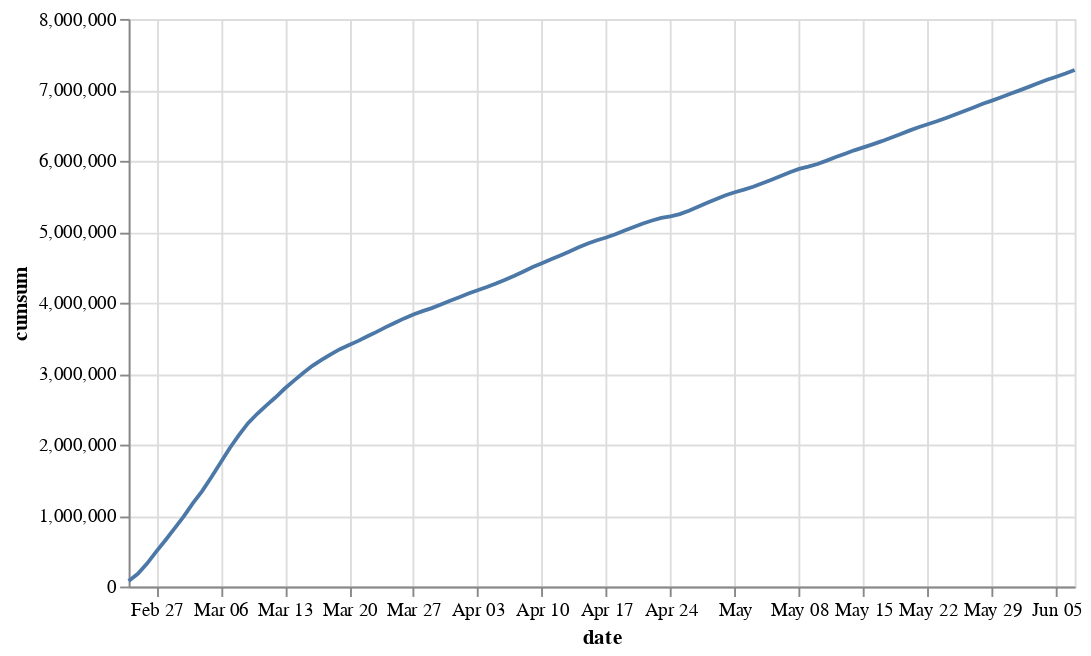

Notebook code cell kept with this figure:
### Code cell
alt.Chart(total_df).mark_line().encode(x="date:T", y="cumsum").properties(width=500)

### Figure 1 — Vega-Lite specification as saved in the notebook (floating-point values rounded to 4 significant figures)
{"config": {"view": {"continuousWidth": 400, "continuousHeight": 300}}, "data": {"name": "data-a79a6007b6917266f16918e663e338b1"}, "mark": "line", "encoding": {"x": {"field": "date", "type": "temporal"}, "y": {"field": "cumsum", "type": "quantitative"}}, "width": 500, "$schema": "https://vega.github.io/schema/vega-lite/v4.17.0.json", "datasets": {"data-a79a6007b6917266f16918e663e338b1": [{"date": "2022-02-24", "individuals": 79209, "cumsum": 79209}, {"date": "2022-02-25", "individuals": 100391, "cumsum": 179600}, {"date": "2022-02-26", "individuals": 143310, "cumsum": 322910}, {"date": "2022-02-27", "individuals": 167748, "cumsum": 490658}, {"date": "2022-02-28", "individuals": 162087, "cumsum": 652745}, {"date": "2022-03-01", "individuals": 166391, "cumsum": 819136}, {"date": "2022-03-02", "individuals": 170874, "cumsum": 990010}, {"date": "2022-03-03", "individuals": 184205, "cumsum": 1174215}, {"date": "2022-03-04", "individuals": 170175, "cumsum": 1344390}, {"date": "2022-03-05", "individuals": 196748, "cumsum": 1541138}, {"date": "2022-03-06", "individuals": 202599, "cumsum": 1743737}, {"date": "2022-03-07", "individuals": 206079, "cumsum": 1949816}, {"date": "2022-03-08", "individuals": 183873, "cumsum": 2133689}, {"date": "2022-03-09", "individuals": 168532, "cumsum": 2302221}, {"date": "2022-03-10", "individuals": 132387, "cumsum": 2434608}, {"date": "2022-03-11", "individuals": 119293, "cumsum": 2553901}, {"date": "2022-03-12", "individuals": 113455, "cumsum": 2667356}, {"date": "2022-03-13", "individuals": 123339, "cumsum": 2790695}, {"date": "2022-03-14", "individuals": 110946, "cumsum": 2901641}, {"date": "2022-03-15", "individuals": 107304, "cumsum": 3008945}, {"date": "2022-03-16", "individuals": 100961, "cumsum": 3109906}, {"date": "2022-03-17", "individuals": 83588, "cumsum": 3193494}, {"date": "2022-03-18", "individuals": 78911, "cumsum": 3272405}, {"date": "2022-03-19", "individuals": 72754, "cumsum": 3345159}, {"date": "2022-03-20", "individuals": 58318, "cumsum": 3403477}, {"date": "2022-03-21", "individuals": 58828, "cumsum": 3462305}, {"date": "2022-03-22", "individuals": 64207, "cumsum": 3526512}, {"date": "2022-03-23", "individuals": 62451, "cumsum": 3588963}, {"date": "2022-03-24", "individuals": 66573, "cumsum": 3655536}, {"date": "2022-03-25", "individuals": 62764, "cumsum": 3718300}, {"date": "2022-03-26", "individuals": 60997, "cumsum": 3779297}, {"date": "2022-03-27", "individuals": 53971, "cumsum": 3833268}, {"date": "2022-03-28", "individuals": 48194, "cumsum": 3881462}, {"date": "2022-03-29", "individuals": 42488, "cumsum": 3923950}, {"date": "2022-03-30", "individuals": 51414, "cumsum": 3975364}, {"date": "2022-03-31", "individuals": 53187, "cumsum": 4028551}, {"date": "2022-04-01", "individuals": 48974, "cumsum": 4077525}, {"date": "2022-04-02", "individuals": 51068, "cumsum": 4128593}, {"date": "2022-04-03", "individuals": 47588, "cumsum": 4176181}, {"date": "2022-04-04", "individuals": 44803, "cumsum": 4220984}, {"date": "2022-04-05", "individuals": 49220, "cumsum": 4270204}, {"date": "2022-04-06", "individuals": 55071, "cumsum": 4325275}, {"date": "2022-04-07", "individuals": 55537, "cumsum": 4380812}, {"date": "2022-04-08", "individuals": 59415, "cumsum": 4440227}, {"date": "2022-04-09", "individuals": 62374, "cumsum": 4502601}, {"date": "2022-04-10", "individuals": 55177, "cumsum": 4557778}, {"date": "2022-04-11", "individuals": 53775, "cumsum": 4611553}, {"date": "2022-04-12", "individuals": 55066, "cumsum": 4666619}, {"date": "2022-04-13", "individuals": 55667, "cumsum": 4722286}, {"date": "2022-04-14", "individuals": 58565, "cumsum": 4780851}, {"date": "2022-04-15", "individuals": 54284, "cumsum": 4835135}, {"date": "2022-04-16", "individuals": 45465, "cumsum": 4880600}, {"date": "2022-04-17", "individuals": 38391, "cumsum": 4918991}, {"date": "2022-04-18", "individuals": 44838, "cumsum": 4963829}, {"date": "2022-04-19", "individuals": 53822, "cumsum": 5017651}, {"date": "2022-04-20", "individuals": 50309, "cumsum": 5067960}, {"date": "2022-04-21", "individuals": 48393, "cumsum": 5116353}, {"date": "2022-04-22", "individuals": 42377, "cumsum": 5158730}, {"date": "2022-04-23", "individuals": 35728, "cumsum": 5194458}, {"date": "2022-04-24", "individuals": 22152, "cumsum": 5216610}, {"date": "2022-04-25", "individuals": 32006, "cumsum": 5248616}, {"date": "2022-04-26", "individuals": 48562, "cumsum": 5297178}, {"date": "2022-04-27", "individuals": 54684, "cumsum": 5351862}, {"date": "2022-04-28", "individuals": 56446, "cumsum": 5408308}, {"date": "2022-04-29", "individuals": 54308, "cumsum": 5462616}, {"date": "2022-04-30", "individuals": 53244, "cumsum": 5515860}, {"date": "2022-05-01", "individuals": 40408, "cumsum": 5556268}, {"date": "2022-05-02", "individuals": 37166, "cumsum": 5593434}, {"date": "2022-05-03", "individuals": 41325, "cumsum": 5634759}, {"date": "2022-05-04", "individuals": 50102, "cumsum": 5684861}, {"date": "2022-05-05", "individuals": 48597, "cumsum": 5733458}, {"date": "2022-05-06", "individuals": 51550, "cumsum": 5785008}, {"date": "2022-05-07", "individuals": 54632, "cumsum": 5839640}, {"date": "2022-05-08", "individuals": 46742, "cumsum": 5886382}, {"date": "2022-05-09", "individuals": 31116, "cumsum": 5917498}, {"date": "2022-05-10", "individuals": 37321, "cumsum": 5954819}, {"date": "2022-05-11", "individuals": 47801, "cumsum": 6002620}, {"date": "2022-05-12", "individuals": 50171, "cumsum": 6052791}, {"date": "2022-05-13", "individuals": 47963, "cumsum": 6100754}, {"date": "2022-05-14", "individuals": 46970, "cumsum": 6147724}, {"date": "2022-05-15", "individuals": 41590, "cumsum": 6189314}, {"date": "2022-05-16", "individuals": 42705, "cumsum": 6232019}, {"date": "2022-05-17", "individuals": 45061, "cumsum": 6277080}, {"date": "2022-05-18", "individuals": 48461, "cumsum": 6325541}, {"date": "2022-05-19", "individuals": 47803, "cumsum": 6373344}, {"date": "2022-05-20", "individuals": 52127, "cumsum": 6425471}, {"date": "2022-05-21", "individuals": 48800, "cumsum": 6474271}, {"date": "2022-05-22", "individuals": 41307, "cumsum": 6515578}, {"date": "2022-05-23", "individuals": 42359, "cumsum": 6557937}, {"date": "2022-05-24", "individuals": 46619, "cumsum": 6604556}, {"date": "2022-05-25", "individuals": 48454, "cumsum": 6653010}, {"date": "2022-05-26", "individuals": 48322, "cumsum": 6701332}, {"date": "2022-05-27", "individuals": 51130, "cumsum": 6752462}, {"date": "2022-05-28", "individuals": 51840, "cumsum": 6804302}, {"date": "2022-05-29", "individuals": 44164, "cumsum": 6848466}, {"date": "2022-05-30", "individuals": 47013, "cumsum": 6895479}, {"date": "2022-05-31", "individuals": 49266, "cumsum": 6944745}, {"date": "2022-06-01", "individuals": 48328, "cumsum": 6993073}, {"date": "2022-06-02", "individuals": 48872, "cumsum": 7041945}, {"date": "2022-06-03", "individuals": 49975, "cumsum": 7091920}, {"date": "2022-06-04", "individuals": 49860, "cumsum": 7141780}, {"date": "2022-06-05", "individuals": 42353, "cumsum": 7184133}, {"date": "2022-06-06", "individuals": 45343, "cumsum": 7229476}, {"date": "2022-06-07", "individuals": 49187, "cumsum": 7278663}]}}
